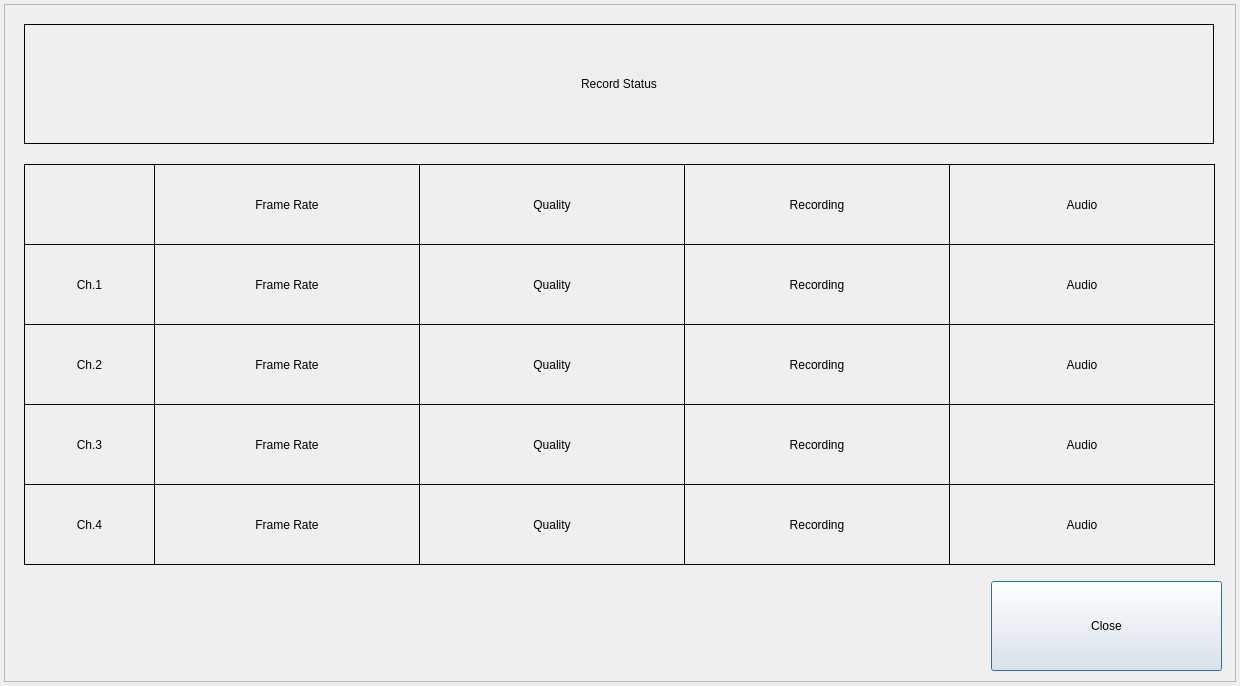
<?xml version="1.0" encoding="UTF-8"?>
<ui version="4.0">
 <class>RecordStatus</class>
 <widget class="QDialog" name="RecordStatus">
  <property name="geometry">
   <rect>
    <x>0</x>
    <y>0</y>
    <width>1240</width>
    <height>686</height>
   </rect>
  </property>
  <property name="windowTitle">
   <string>Dialog</string>
  </property>
  <widget class="QFrame" name="frame">
   <property name="geometry">
    <rect>
     <x>4</x>
     <y>4</y>
     <width>1232</width>
     <height>678</height>
    </rect>
   </property>
   <property name="frameShape">
    <enum>QFrame::StyledPanel</enum>
   </property>
   <property name="frameShadow">
    <enum>QFrame::Raised</enum>
   </property>
   <widget class="QPushButton" name="buttonClose">
    <property name="geometry">
     <rect>
      <x>987</x>
      <y>577</y>
      <width>231</width>
      <height>90</height>
     </rect>
    </property>
    <property name="text">
     <string>Close</string>
    </property>
   </widget>
   <widget class="QLabel" name="labelRecordStatus">
    <property name="geometry">
     <rect>
      <x>20</x>
      <y>20</y>
      <width>1190</width>
      <height>120</height>
     </rect>
    </property>
    <property name="frameShape">
     <enum>QFrame::Box</enum>
    </property>
    <property name="text">
     <string>Record Status</string>
    </property>
    <property name="alignment">
     <set>Qt::AlignCenter</set>
    </property>
   </widget>
   <widget class="QLabel" name="label">
    <property name="geometry">
     <rect>
      <x>20</x>
      <y>160</y>
      <width>131</width>
      <height>81</height>
     </rect>
    </property>
    <property name="frameShape">
     <enum>QFrame::Box</enum>
    </property>
    <property name="text">
     <string/>
    </property>
    <property name="alignment">
     <set>Qt::AlignCenter</set>
    </property>
   </widget>
   <widget class="QLabel" name="labelCh1">
    <property name="geometry">
     <rect>
      <x>20</x>
      <y>240</y>
      <width>131</width>
      <height>81</height>
     </rect>
    </property>
    <property name="frameShape">
     <enum>QFrame::Box</enum>
    </property>
    <property name="text">
     <string>Ch.1</string>
    </property>
    <property name="alignment">
     <set>Qt::AlignCenter</set>
    </property>
   </widget>
   <widget class="QLabel" name="labelCh2">
    <property name="geometry">
     <rect>
      <x>20</x>
      <y>320</y>
      <width>131</width>
      <height>81</height>
     </rect>
    </property>
    <property name="frameShape">
     <enum>QFrame::Box</enum>
    </property>
    <property name="text">
     <string>Ch.2</string>
    </property>
    <property name="alignment">
     <set>Qt::AlignCenter</set>
    </property>
   </widget>
   <widget class="QLabel" name="labelCh3">
    <property name="geometry">
     <rect>
      <x>20</x>
      <y>400</y>
      <width>131</width>
      <height>81</height>
     </rect>
    </property>
    <property name="frameShape">
     <enum>QFrame::Box</enum>
    </property>
    <property name="text">
     <string>Ch.3</string>
    </property>
    <property name="alignment">
     <set>Qt::AlignCenter</set>
    </property>
   </widget>
   <widget class="QLabel" name="labelCh4">
    <property name="geometry">
     <rect>
      <x>20</x>
      <y>480</y>
      <width>131</width>
      <height>81</height>
     </rect>
    </property>
    <property name="frameShape">
     <enum>QFrame::Box</enum>
    </property>
    <property name="text">
     <string>Ch.4</string>
    </property>
    <property name="alignment">
     <set>Qt::AlignCenter</set>
    </property>
   </widget>
   <widget class="QLabel" name="labelFrame">
    <property name="geometry">
     <rect>
      <x>150</x>
      <y>160</y>
      <width>266</width>
      <height>81</height>
     </rect>
    </property>
    <property name="frameShape">
     <enum>QFrame::Box</enum>
    </property>
    <property name="text">
     <string>Frame Rate</string>
    </property>
    <property name="alignment">
     <set>Qt::AlignCenter</set>
    </property>
   </widget>
   <widget class="QLabel" name="labelQuality">
    <property name="geometry">
     <rect>
      <x>415</x>
      <y>160</y>
      <width>266</width>
      <height>81</height>
     </rect>
    </property>
    <property name="frameShape">
     <enum>QFrame::Box</enum>
    </property>
    <property name="text">
     <string>Quality</string>
    </property>
    <property name="alignment">
     <set>Qt::AlignCenter</set>
    </property>
   </widget>
   <widget class="QLabel" name="labelRecording">
    <property name="geometry">
     <rect>
      <x>680</x>
      <y>160</y>
      <width>266</width>
      <height>81</height>
     </rect>
    </property>
    <property name="frameShape">
     <enum>QFrame::Box</enum>
    </property>
    <property name="text">
     <string>Recording</string>
    </property>
    <property name="alignment">
     <set>Qt::AlignCenter</set>
    </property>
   </widget>
   <widget class="QLabel" name="labelAudio">
    <property name="geometry">
     <rect>
      <x>945</x>
      <y>160</y>
      <width>266</width>
      <height>81</height>
     </rect>
    </property>
    <property name="frameShape">
     <enum>QFrame::Box</enum>
    </property>
    <property name="text">
     <string>Audio</string>
    </property>
    <property name="alignment">
     <set>Qt::AlignCenter</set>
    </property>
   </widget>
   <widget class="QLabel" name="labelFrame1">
    <property name="geometry">
     <rect>
      <x>150</x>
      <y>240</y>
      <width>266</width>
      <height>81</height>
     </rect>
    </property>
    <property name="frameShape">
     <enum>QFrame::Box</enum>
    </property>
    <property name="text">
     <string>Frame Rate</string>
    </property>
    <property name="alignment">
     <set>Qt::AlignCenter</set>
    </property>
   </widget>
   <widget class="QLabel" name="labelFrame2">
    <property name="geometry">
     <rect>
      <x>150</x>
      <y>320</y>
      <width>266</width>
      <height>81</height>
     </rect>
    </property>
    <property name="frameShape">
     <enum>QFrame::Box</enum>
    </property>
    <property name="text">
     <string>Frame Rate</string>
    </property>
    <property name="alignment">
     <set>Qt::AlignCenter</set>
    </property>
   </widget>
   <widget class="QLabel" name="labelFrame3">
    <property name="geometry">
     <rect>
      <x>150</x>
      <y>400</y>
      <width>266</width>
      <height>81</height>
     </rect>
    </property>
    <property name="frameShape">
     <enum>QFrame::Box</enum>
    </property>
    <property name="text">
     <string>Frame Rate</string>
    </property>
    <property name="alignment">
     <set>Qt::AlignCenter</set>
    </property>
   </widget>
   <widget class="QLabel" name="labelFrame4">
    <property name="geometry">
     <rect>
      <x>150</x>
      <y>480</y>
      <width>266</width>
      <height>81</height>
     </rect>
    </property>
    <property name="frameShape">
     <enum>QFrame::Box</enum>
    </property>
    <property name="text">
     <string>Frame Rate</string>
    </property>
    <property name="alignment">
     <set>Qt::AlignCenter</set>
    </property>
   </widget>
   <widget class="QLabel" name="labelQuality1">
    <property name="geometry">
     <rect>
      <x>415</x>
      <y>240</y>
      <width>266</width>
      <height>81</height>
     </rect>
    </property>
    <property name="frameShape">
     <enum>QFrame::Box</enum>
    </property>
    <property name="text">
     <string>Quality</string>
    </property>
    <property name="alignment">
     <set>Qt::AlignCenter</set>
    </property>
   </widget>
   <widget class="QLabel" name="labelQuality2">
    <property name="geometry">
     <rect>
      <x>415</x>
      <y>320</y>
      <width>266</width>
      <height>81</height>
     </rect>
    </property>
    <property name="frameShape">
     <enum>QFrame::Box</enum>
    </property>
    <property name="text">
     <string>Quality</string>
    </property>
    <property name="alignment">
     <set>Qt::AlignCenter</set>
    </property>
   </widget>
   <widget class="QLabel" name="labelQuality3">
    <property name="geometry">
     <rect>
      <x>415</x>
      <y>400</y>
      <width>266</width>
      <height>81</height>
     </rect>
    </property>
    <property name="frameShape">
     <enum>QFrame::Box</enum>
    </property>
    <property name="text">
     <string>Quality</string>
    </property>
    <property name="alignment">
     <set>Qt::AlignCenter</set>
    </property>
   </widget>
   <widget class="QLabel" name="labelQuality4">
    <property name="geometry">
     <rect>
      <x>415</x>
      <y>480</y>
      <width>266</width>
      <height>81</height>
     </rect>
    </property>
    <property name="frameShape">
     <enum>QFrame::Box</enum>
    </property>
    <property name="text">
     <string>Quality</string>
    </property>
    <property name="alignment">
     <set>Qt::AlignCenter</set>
    </property>
   </widget>
   <widget class="QLabel" name="labelRecording1">
    <property name="geometry">
     <rect>
      <x>680</x>
      <y>240</y>
      <width>266</width>
      <height>81</height>
     </rect>
    </property>
    <property name="frameShape">
     <enum>QFrame::Box</enum>
    </property>
    <property name="text">
     <string>Recording</string>
    </property>
    <property name="alignment">
     <set>Qt::AlignCenter</set>
    </property>
   </widget>
   <widget class="QLabel" name="labelRecording2">
    <property name="geometry">
     <rect>
      <x>680</x>
      <y>320</y>
      <width>266</width>
      <height>81</height>
     </rect>
    </property>
    <property name="frameShape">
     <enum>QFrame::Box</enum>
    </property>
    <property name="text">
     <string>Recording</string>
    </property>
    <property name="alignment">
     <set>Qt::AlignCenter</set>
    </property>
   </widget>
   <widget class="QLabel" name="labelRecording3">
    <property name="geometry">
     <rect>
      <x>680</x>
      <y>400</y>
      <width>266</width>
      <height>81</height>
     </rect>
    </property>
    <property name="frameShape">
     <enum>QFrame::Box</enum>
    </property>
    <property name="text">
     <string>Recording</string>
    </property>
    <property name="alignment">
     <set>Qt::AlignCenter</set>
    </property>
   </widget>
   <widget class="QLabel" name="labelRecording4">
    <property name="geometry">
     <rect>
      <x>680</x>
      <y>480</y>
      <width>266</width>
      <height>81</height>
     </rect>
    </property>
    <property name="frameShape">
     <enum>QFrame::Box</enum>
    </property>
    <property name="text">
     <string>Recording</string>
    </property>
    <property name="alignment">
     <set>Qt::AlignCenter</set>
    </property>
   </widget>
   <widget class="QLabel" name="labelAudio1">
    <property name="geometry">
     <rect>
      <x>945</x>
      <y>240</y>
      <width>266</width>
      <height>81</height>
     </rect>
    </property>
    <property name="frameShape">
     <enum>QFrame::Box</enum>
    </property>
    <property name="text">
     <string>Audio</string>
    </property>
    <property name="alignment">
     <set>Qt::AlignCenter</set>
    </property>
   </widget>
   <widget class="QLabel" name="labelAudio2">
    <property name="geometry">
     <rect>
      <x>945</x>
      <y>320</y>
      <width>266</width>
      <height>81</height>
     </rect>
    </property>
    <property name="frameShape">
     <enum>QFrame::Box</enum>
    </property>
    <property name="text">
     <string>Audio</string>
    </property>
    <property name="alignment">
     <set>Qt::AlignCenter</set>
    </property>
   </widget>
   <widget class="QLabel" name="labelAudio3">
    <property name="geometry">
     <rect>
      <x>945</x>
      <y>400</y>
      <width>266</width>
      <height>81</height>
     </rect>
    </property>
    <property name="frameShape">
     <enum>QFrame::Box</enum>
    </property>
    <property name="text">
     <string>Audio</string>
    </property>
    <property name="alignment">
     <set>Qt::AlignCenter</set>
    </property>
   </widget>
   <widget class="QLabel" name="labelAudio4">
    <property name="geometry">
     <rect>
      <x>945</x>
      <y>480</y>
      <width>266</width>
      <height>81</height>
     </rect>
    </property>
    <property name="frameShape">
     <enum>QFrame::Box</enum>
    </property>
    <property name="text">
     <string>Audio</string>
    </property>
    <property name="alignment">
     <set>Qt::AlignCenter</set>
    </property>
   </widget>
  </widget>
 </widget>
 <resources/>
 <connections/>
</ui>
